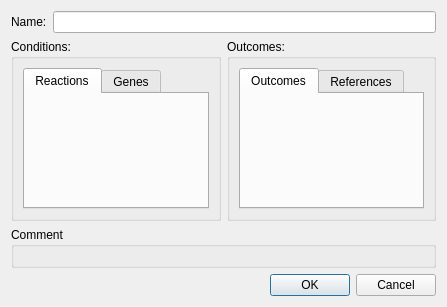
<?xml version="1.0" encoding="UTF-8"?>
<ui version="4.0">
 <class>EditTestDialog</class>
 <widget class="QDialog" name="EditTestDialog">
  <property name="geometry">
   <rect>
    <x>0</x>
    <y>0</y>
    <width>447</width>
    <height>307</height>
   </rect>
  </property>
  <property name="windowTitle">
   <string>Edit case</string>
  </property>
  <layout class="QVBoxLayout" name="verticalLayout_7">
   <item>
    <layout class="QGridLayout" name="gridLayout">
     <item row="0" column="0">
      <widget class="QLabel" name="nameLabel">
       <property name="text">
        <string>Name:</string>
       </property>
      </widget>
     </item>
     <item row="0" column="1">
      <widget class="QLineEdit" name="nameLineEdit"/>
     </item>
    </layout>
   </item>
   <item>
    <layout class="QHBoxLayout" name="horizontalLayout_3">
     <item>
      <widget class="QGroupBox" name="groupBox">
       <property name="title">
        <string>Conditions:</string>
       </property>
       <layout class="QVBoxLayout" name="verticalLayout">
        <item>
         <widget class="QTabWidget" name="tabWidget">
          <property name="currentIndex">
           <number>0</number>
          </property>
          <widget class="ReactionSettingDisplayWidget" name="reactionTab">
           <attribute name="title">
            <string>Reactions</string>
           </attribute>
          </widget>
          <widget class="GeneSettingDisplayWidget" name="geneTab">
           <attribute name="title">
            <string>Genes</string>
           </attribute>
          </widget>
         </widget>
        </item>
       </layout>
      </widget>
     </item>
     <item>
      <widget class="QGroupBox" name="groupBox_2">
       <property name="title">
        <string>Outcomes:</string>
       </property>
       <layout class="QVBoxLayout" name="verticalLayout_2">
        <item>
         <widget class="QTabWidget" name="tabWidget2">
          <property name="currentIndex">
           <number>0</number>
          </property>
          <widget class="OutcomeDisplayWidget" name="outcomeTab">
           <attribute name="title">
            <string>Outcomes</string>
           </attribute>
          </widget>
          <widget class="ReferenceDisplayWidget" name="referenceTab">
           <attribute name="title">
            <string>References</string>
           </attribute>
          </widget>
         </widget>
        </item>
       </layout>
      </widget>
     </item>
    </layout>
   </item>
   <item>
    <widget class="QGroupBox" name="groupBox_3">
     <property name="title">
      <string>Comment</string>
     </property>
     <layout class="QVBoxLayout" name="verticalLayout_3">
      <item>
       <widget class="CommentDisplayWidget" name="commentWidget" native="true"/>
      </item>
     </layout>
    </widget>
   </item>
   <item>
    <widget class="QDialogButtonBox" name="buttonBox">
     <property name="styleSheet">
      <string notr="true"/>
     </property>
     <property name="orientation">
      <enum>Qt::Horizontal</enum>
     </property>
     <property name="standardButtons">
      <set>QDialogButtonBox::Cancel|QDialogButtonBox::Ok</set>
     </property>
    </widget>
   </item>
  </layout>
 </widget>
 <customwidgets>
  <customwidget>
   <class>ReactionSettingDisplayWidget</class>
   <extends>QWidget</extends>
   <header>GEMEditor.widgets.model</header>
   <container>1</container>
  </customwidget>
  <customwidget>
   <class>GeneSettingDisplayWidget</class>
   <extends>QWidget</extends>
   <header>GEMEditor.widgets.model</header>
   <container>1</container>
  </customwidget>
  <customwidget>
   <class>ReferenceDisplayWidget</class>
   <extends>QWidget</extends>
   <header>GEMEditor.widgets.model</header>
   <container>1</container>
  </customwidget>
  <customwidget>
   <class>OutcomeDisplayWidget</class>
   <extends>QWidget</extends>
   <header>GEMEditor.widgets.model</header>
   <container>1</container>
  </customwidget>
  <customwidget>
   <class>CommentDisplayWidget</class>
   <extends>QWidget</extends>
   <header>GEMEditor.widgets.model</header>
   <container>1</container>
  </customwidget>
 </customwidgets>
 <resources>
  <include location="../../icons/icons.qrc"/>
 </resources>
 <connections>
  <connection>
   <sender>buttonBox</sender>
   <signal>accepted()</signal>
   <receiver>EditTestDialog</receiver>
   <slot>accept()</slot>
   <hints>
    <hint type="sourcelabel">
     <x>236</x>
     <y>284</y>
    </hint>
    <hint type="destinationlabel">
     <x>157</x>
     <y>274</y>
    </hint>
   </hints>
  </connection>
  <connection>
   <sender>buttonBox</sender>
   <signal>rejected()</signal>
   <receiver>EditTestDialog</receiver>
   <slot>reject()</slot>
   <hints>
    <hint type="sourcelabel">
     <x>304</x>
     <y>284</y>
    </hint>
    <hint type="destinationlabel">
     <x>286</x>
     <y>274</y>
    </hint>
   </hints>
  </connection>
 </connections>
 <slots>
  <slot>activate_button()</slot>
  <slot>save_state()</slot>
  <slot>add_setting()</slot>
  <slot>add_outcome()</slot>
  <slot>save_dialog_geometry()</slot>
  <slot>add_current()</slot>
 </slots>
</ui>
